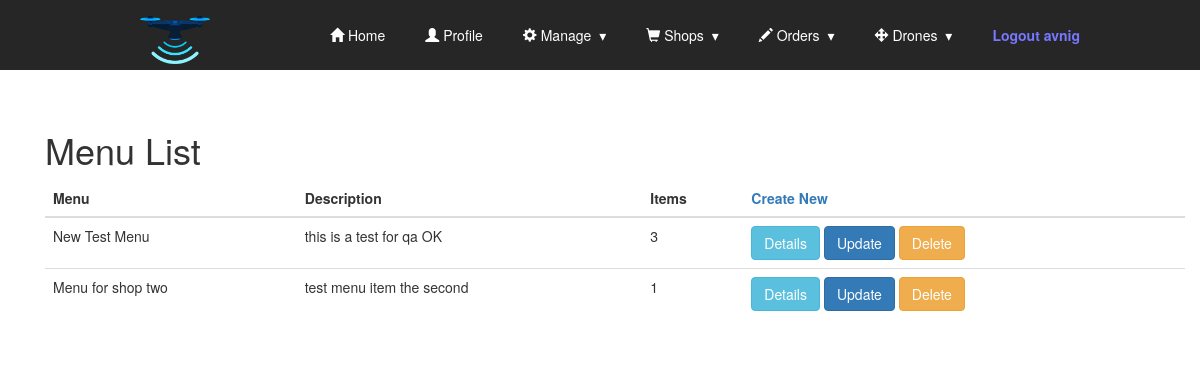
/shops/menu_list (signed in), run on the app's committed database.
### shops/models.py (models this page shows, shortened)
class Menu(models.Model):
    name = models.CharField(max_length=25)
    description = models.CharField(max_length=50)
    items = models.ManyToManyField(MenuItem)

### shops/views.py (the view)
# urls.py: path('menu_list',MenuList.as_view(),name='menu_list'),
@method_decorator(login_required, name='dispatch')
class MenuList(ListView):
    template_name = 'menus/menu_list.html'
    model = Menu

### shops/templates/menus/menu_list.html
<!DOCTYPE html>
{% extends "base.html" %}
{% block content %}
<div class="container">
<br><br>
  <h1>Menu List</h1>
<table class="table">
  <thead>
    <th>Menu</th><th>Description</th> <th>Items</th> <th class='right_handed'> <a href="{% url 'shops:menu_create' %}">Create New</a></th>
  </thead>
  <tbody>
  {% for menu in object_list %}
    <tr class="default">
      <td>{{ menu.name }}</td>
      <td>{{ menu.description }}</td>
      <td>{{menu.items.count}}</td>
      <td> <a href="menu/{{menu.id}}"><button type="button" class="btn btn-info">Details</button></a>
        <a href="{% url 'shops:menu_update' menu.id %}"><button type="button" class="btn btn-primary">Update</button></a>
        <a href="{% url 'shops:menu_delete' menu.id %}"><button type="button" class="btn btn-warning">Delete</button></a>
      </td>
    </tr>
  {% endfor %}
</tbody>
</table>
</div>
{% endblock %}

### templates/Base.html (shortened to what this page needs)
{% load static %}
<!DOCTYPE html>
<html>
<head>
  <link rel="stylesheet" href="https://maxcdn.bootstrapcdn.com/bootstrap/3.4.1/css/bootstrap.min.css">
  <link rel="stylesheet" href="{% static 'css/styles.css' %}">
  <link rel="stylesheet" href="{% static 'css/resp_nav_style.css' %}">
</head>
<body>
  <section class="nav-bar">
  <div class="nav-container">
    <div class="brand">
      <a class="brand" href="{% url 'index' %}"><img src="{% static 'dronebar/drone.png' %}" alt="Dronebar"></a>
    </div>
    <nav>
      <ul class="nav-list">
        <li class="active"><a href="{% url 'index' %}"><span class="glyphicon glyphicon-home"></span> Home</a></li>
        <li class="active"><a href="{% url 'accounts:profile' %}"><span class="glyphicon glyphicon-user"></span> Profile</a></li>
        <li>
          <a class="dropdown-toggle" data-toggle="dropdown" href="#"><span class="glyphicon glyphicon-cog"></span> Manage
          </a>
        </li>
        <li>
          <a class="dropdown-toggle" data-toggle="dropdown" href="#"><span class="glyphicon glyphicon-shopping-cart"></span> Shops
          </a>
        </li>
        <li>
          <a class="dropdown-toggle" data-toggle="dropdown" href="#"><span class="glyphicon glyphicon-pencil"></span> Orders
          </a>
        </li>
        <li>
          <a class="dropdown-toggle" data-toggle="dropdown" href="#"><span class="glyphicon glyphicon-move"></span> Drones
          </a>
        </li>
        <li><a href="{% url 'accounts:logout' %}" id="emp">Logout {{request.user}}</a></li>
      </ul>
    </nav>
  </div>
</section>
    <div class="container">
      {% block content %}
      {% endblock %}
    </div>
</body>
</html>

### static/css/styles.css (style rules this page uses)
#emp { color:#7777ff; text-color:#9999ff; font-weight: bold; }
.active { background-color: #04AA6D; color: white; }
td { padding: 1em; }

### static/css/resp_nav_style.css (style rules this page uses)
body { margin: 0; padding: 0; }
.nav-bar { height: 70px; background: #262626; }
.brand { position: absolute; padding-left: 20px; float: left; line-height: 70px; text-transform: uppercase; font-size: 1.4em; }
.brand a img { max-height: 70px; }
.brand a, .brand a:visited { color: #ffffff; text-decoration: none; }
.nav-container { max-width: 1000px; margin: 0 auto; }
nav { float: right; }
nav ul { list-style: none; margin: 0; padding: 0; }
nav ul li { float: left; position: relative; }
nav ul li a, nav ul li a:visited { display: block; padding: 0 20px; line-height: 70px; background: #262626; color: #ffffff; text-decoration: none; }
nav ul li a:not(:only-child):after, nav ul li a:visited:not(:only-child):after { padding-left: 4px; content: ' ▾'; }
@media screen and (min-width: 799px) { .nav-list { display: block !important; } }

### data on the page
Menu: name "New Test Menu", description "this is a test for qa OK", items.count "3"
Menu: name "Menu for shop two", description "test menu item the second", items.count "1"

### other printed values
{{ request.user }} "avnig"
